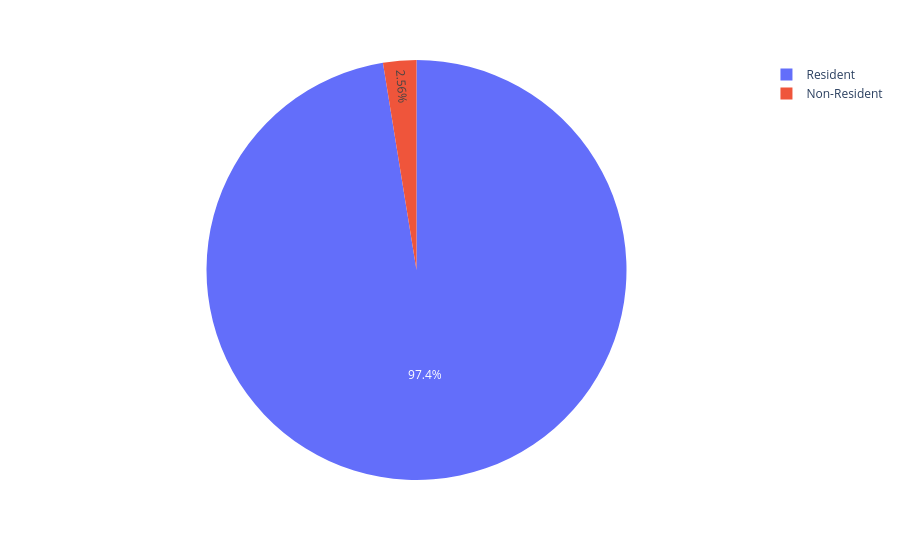

Write notebook code for a chart like this one.
### Code cell
count_non_residence = len(df[df['employee_residence'] != df['company_location']])
count_residence = len(df[df['employee_residence'] == df['company_location']])

labels = ['Non-Resident', 'Resident']
values = [count_non_residence, count_residence]

fig = px.pie(names=labels, values=values)
fig.show()

### Figure 1 — Plotly figure (JSON) as saved in the notebook; plotly's stock layout.template omitted (floating-point values rounded to 4 significant figures)
{"data": [{"domain": {"x": [0.0, 1.0], "y": [0.0, 1.0]}, "hovertemplate": "label=%{label}<br>value=%{value}<extra></extra>", "labels": ["Non-Resident", "Resident"], "legendgroup": "", "name": "", "showlegend": true, "type": "pie", "values": [96, 3659]}], "layout": {"legend": {"tracegroupgap": 0}, "margin": {"t": 60}}}
